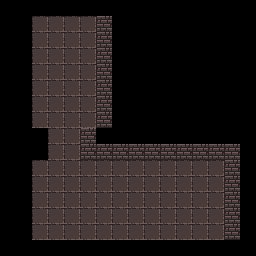

Below is a game level as drawn by its tile map, then a one-line description and the .tmx file that defines it, in full:
An orthogonal 16x16 tile map with 16x16 px tiles, 1 tile layer (Слой тайлов 1) and 10 objects (4x wall, 3x platform, 3x coin).

<map version="1.2" tiledversion="1.2.3" orientation="orthogonal" renderorder="right-down" width="16" height="16" tilewidth="16" tileheight="16" infinite="0" nextlayerid="3" nextobjectid="30">
 <tileset firstgid="1" name="0x72_DungeonTilesetII_v1.4" tilewidth="16" tileheight="16" tilecount="1024" columns="32">
  <image source="0x72_DungeonTilesetII_v1.4.png" width="512" height="512" />
 </tileset>
 <layer id="1" name="Слой тайлов 1" width="16" height="16">
  <data encoding="csv">
0,0,0,0,0,0,0,0,0,0,0,0,0,0,0,0,
0,0,130,130,130,130,34,0,0,0,0,0,0,0,0,0,
0,0,130,130,130,130,34,0,0,0,0,0,0,0,0,0,
0,0,130,130,130,130,34,0,0,0,0,0,0,0,0,0,
0,0,130,130,130,130,34,0,0,0,0,0,0,0,0,0,
0,0,130,130,130,130,34,0,0,0,0,0,0,0,0,0,
0,0,130,130,130,130,34,0,0,0,0,0,0,0,0,0,
0,0,130,130,130,130,34,0,0,0,0,0,0,0,0,0,
0,0,0,130,130,34,0,0,0,0,0,0,0,0,0,0,
0,0,0,130,130,34,34,34,34,34,34,34,34,34,34,0,
0,0,130,130,130,130,130,130,130,130,130,130,130,130,34,0,
0,0,130,130,130,130,130,130,130,130,130,130,130,130,34,0,
0,0,130,130,130,130,130,130,130,130,130,130,130,130,34,0,
0,0,130,130,130,130,130,130,130,130,130,130,130,130,34,0,
0,0,130,130,130,130,130,130,130,130,130,130,130,130,34,0,
0,0,0,0,0,0,0,0,0,0,0,0,0,0,0,0
</data>
 </layer>
 <objectgroup id="2" name="Слой объектов 1">
  <object id="1" type="platform" x="32" y="15" width="64" height="112" />
  <object id="5" type="platform" x="46" y="127" width="32" height="32" />
  <object id="6" type="platform" x="31" y="161" width="192" height="80" />
  <object id="8" type="wall" x="95" y="15" width="16" height="112" />
  <object id="10" type="wall" x="79" y="128" width="16" height="32" />
  <object id="13" type="wall" x="94" y="144" width="144" height="16" />
  <object id="14" type="wall" x="222" y="160" width="16" height="80" />
  <object id="26" type="coin" x="49.2273" y="64.7158" width="15.0434" height="15.0434" />
  <object id="28" type="coin" x="111.845" y="175.943" width="15.0434" height="15.0434" />
  <object id="29" type="coin" x="191.276" y="207.116" width="15.0434" height="15.0434" />
 </objectgroup>
</map>
